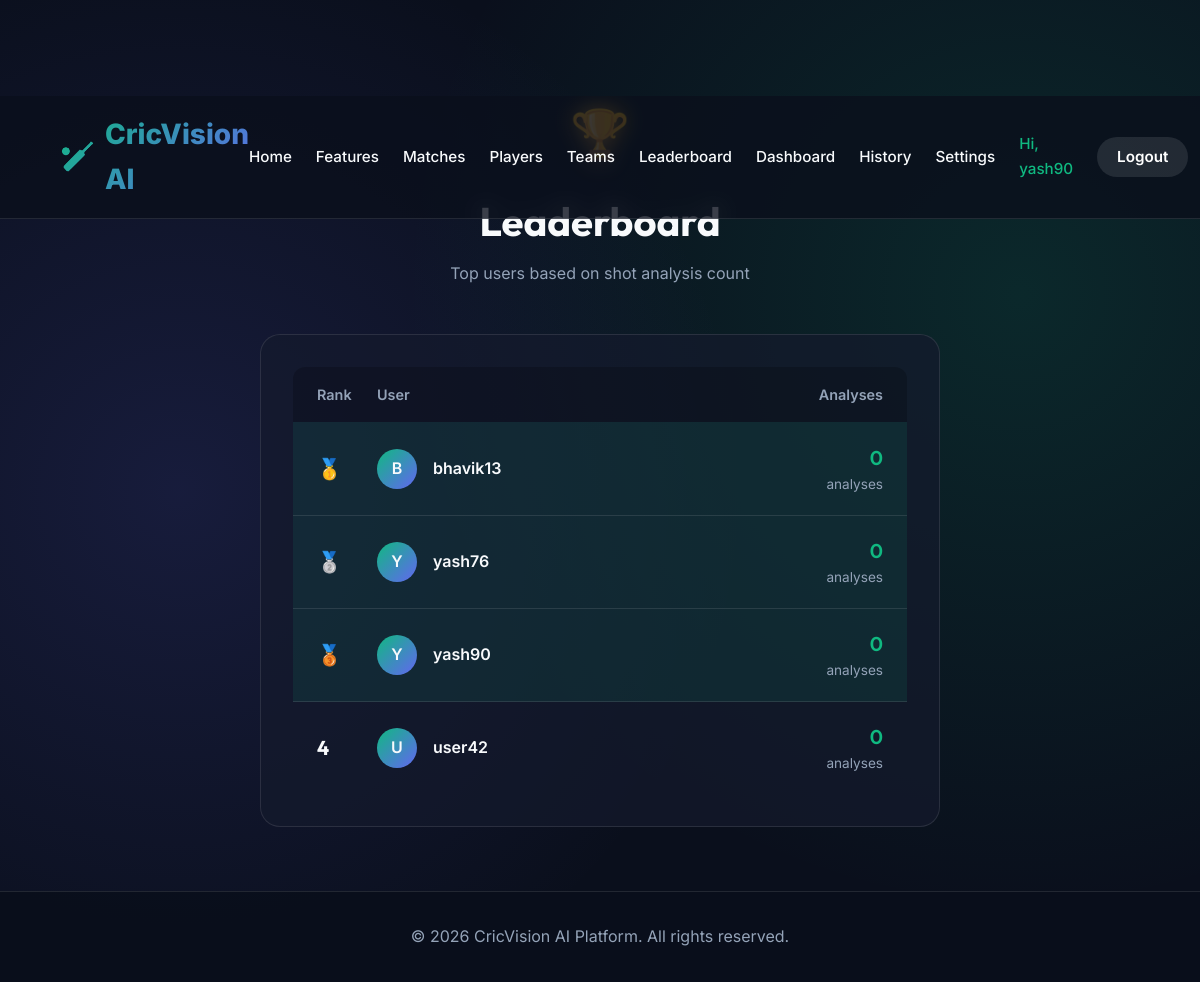
The app's page /leaderboard (signed in) with its own data.
### app.py (models this page shows)
class User(db.Model):
    id = db.Column(db.Integer, primary_key=True)
    username = db.Column(db.String(80), unique=True, nullable=False)
    email = db.Column(db.String(120), unique=True, nullable=False)
    mobile = db.Column(db.String(15), unique=True, nullable=False)
    password_hash = db.Column(db.String(256), nullable=False)
    created_at = db.Column(db.DateTime, default=datetime.utcnow)
    analyses_count = db.Column(db.Integer, default=0)
    is_active = db.Column(db.Boolean, default=True)
    is_verified = db.Column(db.Boolean, default=False)
    verification_token = db.Column(db.String(64), unique=True, nullable=True)

### app.py (the view)
@app.route('/leaderboard')
def leaderboard():
    top_users = User.query.order_by(User.analyses_count.desc()).limit(20).all()
    return render_template('leaderboard.html', users=top_users)

### app.py (called while the page is built)
@app.context_processor
def inject_user():
    return dict(logged_in='username' in session, username=session.get('username'))

### templates/leaderboard.html (shortened to what this page needs)
{% extends "base.html" %}
{% block content %}
<div class="leaderboard-container">
    <div class="page-title">
        <div class="trophy-icon">🏆</div>
        <h1>Leaderboard</h1>
        <p>Top users based on shot analysis count</p>
    </div>
    {% if users %}
    <div class="leaderboard-card">
        <div class="leaderboard-header">
            <span>Rank</span>
            <span>User</span>
            <span style="text-align: right;">Analyses</span>
        </div>
        {% for user in users %}
        <div class="leaderboard-item {% if loop.index <= 3 %}top-3{% endif %}">
            <div class="rank {% if loop.index == 1 %}gold{% elif loop.index == 2 %}silver{% elif loop.index == 3 %}bronze{% endif %}">
                {% if loop.index == 1 %}🥇{% elif loop.index == 2 %}🥈{% elif loop.index == 3 %}🥉{% else %}{{ loop.index }}{% endif %}
            </div>
            <div class="user-info">
                <div class="user-avatar">
                    {{ user.username[0]|upper }}
                </div>
                <span class="username">{{ user.username }}</span>
            </div>
            <div style="text-align: right;">
                <div class="analyses-count">{{ user.analyses_count }}</div>
                <div class="analyses-label">analyses</div>
            </div>
        </div>
        {% endfor %}
    </div>
    {% else %}
    <div class="no-users">
        <p>No users yet. Be the first to analyze some shots!</p>
    </div>
    {% endif %}
</div>
{% endblock %}

### templates/base.html (shortened to what this page needs)
<!DOCTYPE html>
<html lang="en">
<head>
</head>
<body class="fade-in">
    <header>
        <div class="logo">
            <span>🏏</span> CricVision AI
        </div>
<nav>
            <a href="{{ url_for('index') }}">Home</a>
            <a href="{{ url_for('features') }}">Features</a>
            <a href="{{ url_for('matches') }}">Matches</a>
            <a href="{{ url_for('players') }}">Players</a>
            <a href="{{ url_for('teams') }}">Teams</a>
            <a href="{{ url_for('leaderboard') }}">Leaderboard</a>
            {% if logged_in %}
            <a href="{{ url_for('dashboard') }}">Dashboard</a>
            <a href="{{ url_for('history') }}">History</a>
            <a href="{{ url_for('settings') }}">Settings</a>
            <a href="{{ url_for('profile') }}"
                style="color: var(--accent-primary); text-decoration: none; font-weight: 500;">Hi, {{ username }}</a>
            <a href="{{ url_for('logout') }}" class="nav-btn"
                style="background: rgba(255,255,255,0.1); box-shadow: none;">Logout</a>
            {% else %}
            <a href="{{ url_for('login') }}">Login</a>
            <a href="{{ url_for('signup') }}" class="nav-btn">Sign Up</a>
            {% endif %}
        </nav>
    </header>
    <main>
        {% block content %}{% endblock %}
    </main>
    <footer>
        <p>&copy; 2026 CricVision AI Platform. All rights reserved.</p>
    </footer>
</body>
</html>

### templates/base.html (style rules this page uses)
:root { --bg-base: #0a0f1c; --bg-panel: rgba(20, 27, 45, 0.7); --accent-primary: #10b981; --accent-secondary: #6366f1; --accent-glow: rgba(16, 185, 129, 0.4); --text-main: #f8fafc; --text-muted: #94a3b8; --border-color: rgba(255, 255, 255, 0.1); }
* { margin: 0; padding: 0; box-sizing: border-box; }
html { scroll-behavior: smooth; scroll-padding-top: 100px; }
body { font-family: 'Inter', sans-serif; background-color: var(--bg-base); color: var(--text-main); line-height: 1.6; overflow-x: hidden; background-image: radial-gradient(circle at 15% 50%, rgba(99, 102, 241, 0.15) 0%, transparent 50%), radial-gradient(circle at 85% 30%, rgba(16, 185, 129, 0.15) 0%, transparent 50%); }
h1, h2, h3, h4 { font-family: 'Outfit', sans-serif; }
header { background: rgba(10, 15, 28, 0.8); backdrop-filter: blur(12px); -webkit-backdrop-filter: blur(12px); border-bottom: 1px solid var(--border-color); padding: 1rem 5%; display: flex; justify-content: space-between; align-items: center; position: fixed; width: 100%; top: 0; z-index: 1000; }
.logo { font-size: 1.75rem; font-weight: 800; background: linear-gradient(135deg, var(--accent-primary), var(--accent-secondary)); -webkit-background-clip: text; -webkit-text-fill-color: transparent; display: flex; align-items: center; gap: 10px; }
nav { display: flex; align-items: center; gap: 1.5rem; }
nav a, nav span { color: var(--text-main); text-decoration: none; font-weight: 500; transition: all 0.3s ease; font-size: 0.95rem; }
.nav-btn { background: linear-gradient(135deg, var(--accent-primary), #059669); padding: 0.5rem 1.25rem; border-radius: 50px; color: white !important; font-weight: 600; box-shadow: 0 4px 15px var(--accent-glow); }
footer { background: rgba(10, 15, 28, 0.95); border-top: 1px solid var(--border-color); color: var(--text-muted); text-align: center; padding: 2rem; }
.fade-in { animation: fadeInPage 0.5s ease-out forwards; }
main { min-height: 80vh; }

### templates/leaderboard.html (style rules this page uses)
.leaderboard-container { max-width: 800px; margin: 6rem auto 4rem; padding: 0 5%; }
.page-title { text-align: center; margin-bottom: 3rem; }
.page-title h1 { font-size: 2.5rem; margin-bottom: 0.5rem; }
.page-title p { color: var(--text-muted); }
.leaderboard-card { background: var(--bg-panel); border: 1px solid var(--border-color); border-radius: 20px; padding: 2rem; overflow: hidden; }
.leaderboard-header { display: grid; grid-template-columns: 60px 1fr 150px; padding: 1rem 1.5rem; background: rgba(0, 0, 0, 0.2); border-radius: 12px 12px 0 0; font-weight: 600; color: var(--text-muted); font-size: 0.9rem; }
.leaderboard-item { display: grid; grid-template-columns: 60px 1fr 150px; padding: 1.2rem 1.5rem; border-bottom: 1px solid var(--border-color); align-items: center; transition: all 0.3s ease; }
.leaderboard-item:last-child { border-bottom: none; }
.leaderboard-item.top-3 { background: rgba(16, 185, 129, 0.1); }
.rank { font-size: 1.25rem; font-weight: 700; font-family: 'Outfit', sans-serif; }
.rank.gold { color: #FFD700; }
.rank.silver { color: #C0C0C0; }
.rank.bronze { color: #CD7F32; }
.user-info { display: flex; align-items: center; gap: 1rem; }
.user-avatar { width: 40px; height: 40px; border-radius: 50%; background: linear-gradient(135deg, var(--accent-primary), var(--accent-secondary)); display: flex; align-items: center; justify-content: center; font-weight: 600; }
.username { font-weight: 600; font-size: 1rem; }
.analyses-count { font-family: 'Outfit', sans-serif; font-size: 1.25rem; font-weight: 600; color: var(--accent-primary); }
.analyses-label { font-size: 0.85rem; color: var(--text-muted); }
.trophy-icon { font-size: 3rem; margin-bottom: 1rem; }

### records on screen
User: username "yash90", username "Y", analyses_count "0"
User: username "B", username "bhavik13", analyses_count "0"
User: username "Y", username "yash76", analyses_count "0"
User: username "U", username "user42", analyses_count "0"
